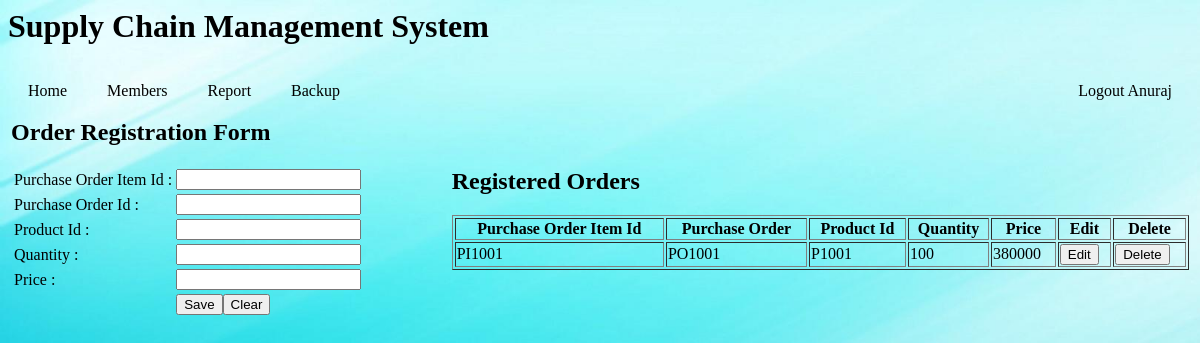
Screenshot of /SCM/purchases/purchaseItem.php (signed in) with the database file from the repository.
### tables this page shows
CREATE TABLE `purchaseorderitem` (
  `purchaseorderitemid` varchar(11) NOT NULL,
  `purchaseorderid` varchar(11) NOT NULL,
  `productid` varchar(11) NOT NULL,
  `quantity` int(11) NOT NULL,
  `price` double NOT NULL
);

### SCM/model/commFunc6.php (the view, shortened to what this page needs)
<?php
class commonFunc6{
	public static function userTable(){
        $link = mysqli_connect("localhost","root","","webdev");
		$sql = "SELECT * FROM `purchaseorderitem`";
		$query = mysqli_query($link,$sql) or die ("sql error");
		while ($row = mysqli_fetch_array($query)) {
								 echo "<tr>";
								 echo "<td>".$row['purchaseorderitemid']."</td>";
								 echo "<td>".$row['purchaseorderid']."</td>";
								 echo "<td>".$row['productid']."</td>";
								 echo "<td>".$row['quantity']."</td>";
								 echo "<td>".$row['price']."</td>";
								 echo "<td><button type='submit' name='select' value='".$row['purchaseorderitemid']."'>Edit</button></td>";
								 echo "<td><button type='submit' name='delete' value='".$row['purchaseorderitemid']." '>Delete</button></td>";
								 echo "</tr>";
						 }
	}
}
?>

### SCM/home.css (style rules this page uses)
body { background-size:cover; background-repeat:no-repeat; background-attachment: fixed }

### rows the page displays
purchaseorderitem: purchaseorderitemid "PI1001", purchaseorderid "PO1001", productid "P1001", quantity "100", price "380000"

### other values shown
$_SESSION['uname'] "Anuraj"
